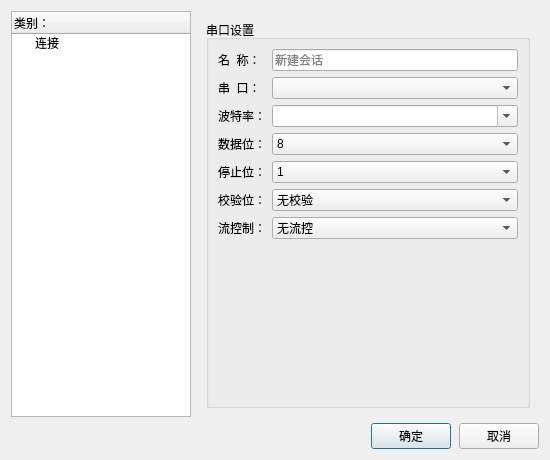
<?xml version="1.0" encoding="UTF-8"?>
<ui version="4.0">
 <class>NewSessionDialog</class>
 <widget class="QDialog" name="NewSessionDialog">
  <property name="windowModality">
   <enum>Qt::WindowModal</enum>
  </property>
  <property name="geometry">
   <rect>
    <x>0</x>
    <y>0</y>
    <width>550</width>
    <height>460</height>
   </rect>
  </property>
  <property name="windowTitle">
   <string>串口设置</string>
  </property>
  <property name="windowIcon">
   <iconset resource="res.qrc">
    <normaloff>:/res/console/icon_attribute.ico</normaloff>:/res/console/icon_attribute.ico</iconset>
  </property>
  <property name="sizeGripEnabled">
   <bool>false</bool>
  </property>
  <property name="modal">
   <bool>true</bool>
  </property>
  <layout class="QVBoxLayout" name="verticalLayout">
   <item>
    <layout class="QHBoxLayout" name="horizontalLayout_2">
     <item>
      <widget class="QTreeWidget" name="treeWidget">
       <property name="sizePolicy">
        <sizepolicy hsizetype="Fixed" vsizetype="Expanding">
         <horstretch>0</horstretch>
         <verstretch>0</verstretch>
        </sizepolicy>
       </property>
       <property name="maximumSize">
        <size>
         <width>180</width>
         <height>16777215</height>
        </size>
       </property>
       <column>
        <property name="text">
         <string>类别：</string>
        </property>
       </column>
       <item>
        <property name="text">
         <string>连接</string>
        </property>
       </item>
      </widget>
     </item>
     <item>
      <widget class="QStackedWidget" name="stackedWidget">
       <property name="currentIndex">
        <number>0</number>
       </property>
       <widget class="QWidget" name="page_serial">
        <layout class="QHBoxLayout" name="horizontalLayout_3">
         <item>
          <widget class="QGroupBox" name="groupBox">
           <property name="title">
            <string>串口设置</string>
           </property>
           <layout class="QHBoxLayout" name="horizontalLayout">
            <item>
             <layout class="QFormLayout" name="formLayout">
              <item row="1" column="0">
               <widget class="QLabel" name="lbl_port">
                <property name="text">
                 <string>串  口：</string>
                </property>
               </widget>
              </item>
              <item row="1" column="1">
               <widget class="QComboBox" name="cbx_port"/>
              </item>
              <item row="2" column="0">
               <widget class="QLabel" name="lbl_baud">
                <property name="text">
                 <string>波特率：</string>
                </property>
               </widget>
              </item>
              <item row="2" column="1">
               <widget class="QComboBox" name="cbx_baud">
                <property name="enabled">
                 <bool>true</bool>
                </property>
                <property name="editable">
                 <bool>true</bool>
                </property>
               </widget>
              </item>
              <item row="3" column="0">
               <widget class="QLabel" name="lbl_data">
                <property name="text">
                 <string>数据位：</string>
                </property>
               </widget>
              </item>
              <item row="3" column="1">
               <widget class="QComboBox" name="cbx_data">
                <property name="currentIndex">
                 <number>3</number>
                </property>
                <item>
                 <property name="text">
                  <string>5</string>
                 </property>
                </item>
                <item>
                 <property name="text">
                  <string>6</string>
                 </property>
                </item>
                <item>
                 <property name="text">
                  <string>7</string>
                 </property>
                </item>
                <item>
                 <property name="text">
                  <string>8</string>
                 </property>
                </item>
               </widget>
              </item>
              <item row="4" column="0">
               <widget class="QLabel" name="lbl_stop">
                <property name="text">
                 <string>停止位：</string>
                </property>
               </widget>
              </item>
              <item row="4" column="1">
               <widget class="QComboBox" name="cbx_stop">
                <item>
                 <property name="text">
                  <string>1</string>
                 </property>
                </item>
                <item>
                 <property name="text">
                  <string>1.5</string>
                 </property>
                </item>
                <item>
                 <property name="text">
                  <string>2</string>
                 </property>
                </item>
               </widget>
              </item>
              <item row="5" column="0">
               <widget class="QLabel" name="lbl_parity">
                <property name="text">
                 <string>校验位：</string>
                </property>
               </widget>
              </item>
              <item row="5" column="1">
               <widget class="QComboBox" name="cbx_parity">
                <item>
                 <property name="text">
                  <string>无校验</string>
                 </property>
                </item>
                <item>
                 <property name="text">
                  <string>偶校验</string>
                 </property>
                </item>
                <item>
                 <property name="text">
                  <string>奇校验</string>
                 </property>
                </item>
                <item>
                 <property name="text">
                  <string>Space校验</string>
                 </property>
                </item>
                <item>
                 <property name="text">
                  <string>Mark校验</string>
                 </property>
                </item>
               </widget>
              </item>
              <item row="6" column="0">
               <widget class="QLabel" name="lbl_flow">
                <property name="text">
                 <string>流控制：</string>
                </property>
               </widget>
              </item>
              <item row="6" column="1">
               <widget class="QComboBox" name="cbx_flow">
                <item>
                 <property name="text">
                  <string>无流控</string>
                 </property>
                </item>
                <item>
                 <property name="text">
                  <string>硬件流控（RTS/CTS）</string>
                 </property>
                </item>
                <item>
                 <property name="text">
                  <string>软件流控（XON/XOFF）</string>
                 </property>
                </item>
               </widget>
              </item>
              <item row="0" column="0">
               <widget class="QLabel" name="lbl_name">
                <property name="text">
                 <string>名  称：</string>
                </property>
               </widget>
              </item>
              <item row="0" column="1">
               <widget class="QLineEdit" name="txt_name">
                <property name="placeholderText">
                 <string>新建会话</string>
                </property>
               </widget>
              </item>
             </layout>
            </item>
           </layout>
          </widget>
         </item>
        </layout>
       </widget>
       <widget class="QWidget" name="page_2"/>
      </widget>
     </item>
    </layout>
   </item>
   <item>
    <layout class="QHBoxLayout" name="horizontalLayout_4" stretch="0,0,0">
     <property name="spacing">
      <number>8</number>
     </property>
     <property name="sizeConstraint">
      <enum>QLayout::SetDefaultConstraint</enum>
     </property>
     <item>
      <widget class="QWidget" name="leftBlack" native="true"/>
     </item>
     <item>
      <widget class="QPushButton" name="btn_submit">
       <property name="sizePolicy">
        <sizepolicy hsizetype="Fixed" vsizetype="Fixed">
         <horstretch>0</horstretch>
         <verstretch>0</verstretch>
        </sizepolicy>
       </property>
       <property name="text">
        <string>确定</string>
       </property>
       <property name="default">
        <bool>true</bool>
       </property>
      </widget>
     </item>
     <item>
      <widget class="QPushButton" name="btn_cancel">
       <property name="sizePolicy">
        <sizepolicy hsizetype="Fixed" vsizetype="Fixed">
         <horstretch>0</horstretch>
         <verstretch>0</verstretch>
        </sizepolicy>
       </property>
       <property name="text">
        <string>取消</string>
       </property>
      </widget>
     </item>
    </layout>
   </item>
  </layout>
 </widget>
 <tabstops>
  <tabstop>txt_name</tabstop>
  <tabstop>cbx_port</tabstop>
  <tabstop>cbx_baud</tabstop>
  <tabstop>cbx_data</tabstop>
  <tabstop>cbx_stop</tabstop>
  <tabstop>cbx_parity</tabstop>
  <tabstop>cbx_flow</tabstop>
  <tabstop>btn_submit</tabstop>
  <tabstop>btn_cancel</tabstop>
  <tabstop>treeWidget</tabstop>
 </tabstops>
 <resources>
  <include location="res.qrc"/>
 </resources>
 <connections/>
</ui>
